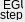
   <widget class="caFrame" name="caFrame_8">
    <property name="geometry">
     <rect>
      <x>231</x>
      <y>560</y>
      <width>25</width>
      <height>22</height>
     </rect>
    </property>
    <widget class="caLabel" name="caLabel_67">
     <property name="geometry">
      <rect>
       <x>3</x>
       <y>0</y>
       <width>20</width>
       <height>10</height>
      </rect>
     </property>
     <property name="frameShape">
      <enum>QFrame::NoFrame</enum>
     </property>
     <property name="text">
      <string>EGU</string>
     </property>
     <property name="alignment">
      <set>Qt::AlignAbsolute|Qt::AlignLeading|Qt::AlignLeft|Qt::AlignVCenter</set>
     </property>
     <property name="fontScaleMode">
      <enum>ESimpleLabel::Height</enum>
     </property>
     <property name="foreground">
      <color>
       <red>176</red>
       <green>176</green>
       <blue>176</blue>
      </color>
     </property>
     <property name="background">
      <color alpha="0">
       <red>0</red>
       <green>0</green>
       <blue>0</blue>
      </color>
     </property>
    </widget>
    <widget class="caLabel" name="caLabel_68">
     <property name="geometry">
      <rect>
       <x>0</x>
       <y>10</y>
       <width>24</width>
       <height>10</height>
      </rect>
     </property>
     <property name="frameShape">
      <enum>QFrame::NoFrame</enum>
     </property>
     <property name="text">
      <string>step</string>
     </property>
     <property name="alignment">
      <set>Qt::AlignAbsolute|Qt::AlignLeading|Qt::AlignLeft|Qt::AlignVCenter</set>
     </property>
     <property name="fontScaleMode">
      <enum>ESimpleLabel::Height</enum>
     </property>
     <property name="foreground">
      <color>
       <red>176</red>
       <green>176</green>
       <blue>176</blue>
      </color>
     </property>
     <property name="background">
      <color alpha="0">
       <red>0</red>
       <green>0</green>
       <blue>0</blue>
      </color>
     </property>
    </widget>
    <widget class="caPolyLine" name="caPolyLine_10">
     <property name="geometry">
      <rect>
       <x>1</x>
       <y>10</y>
       <width>22</width>
       <height>1</height>
      </rect>
     </property>
     <property name="foreground">
      <color>
       <red>0</red>
       <green>0</green>
       <blue>0</blue>
      </color>
     </property>
     <property name="linestyle" stdset="0">
      <enum>caPolyLine::Solid</enum>
     </property>
     <property name="lineColor">
      <color>
       <red>0</red>
       <green>0</green>
       <blue>0</blue>
      </color>
     </property>
     <property name="xyPairs" stdset="0">
      <string>0,0;22,0</string>
     </property>
     <property name="fillstyle" stdset="0">
      <enum>caPolyLine::Filled</enum>
     </property>
    </widget>
   </widget>
